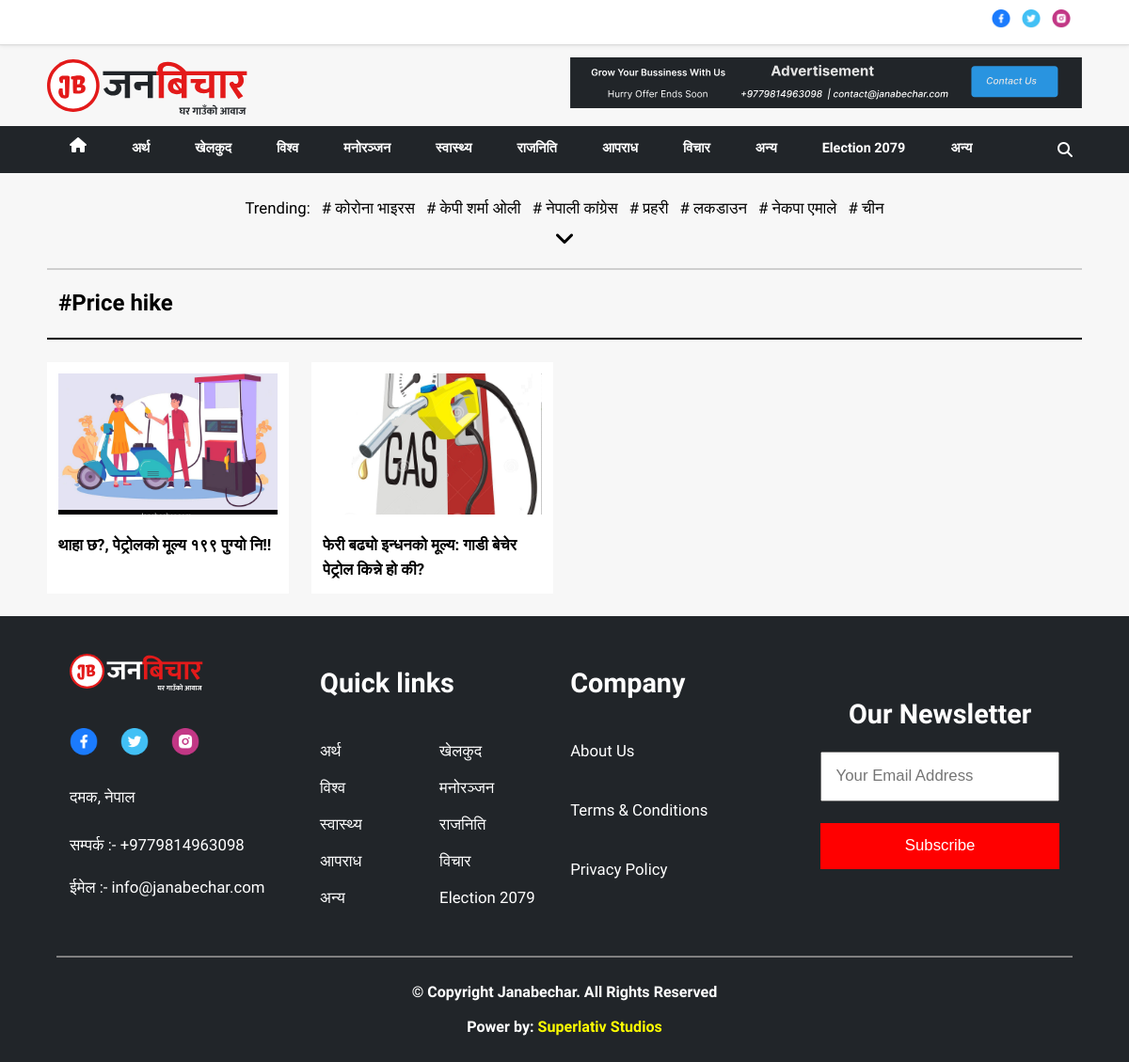
Page /tag/Price hike/ on the committed database.
### news/models.py (models this page shows, shortened)
class Category(models.Model):
    title = models.CharField(max_length=200, blank=True, null=True)
    name = models.CharField(max_length=200)

class Tag(models.Model):
    name = models.CharField(max_length=200)
    created_at = models.DateTimeField(auto_now_add=True)

class News(models.Model):
    title = models.CharField(max_length=500)
    is_highlighted = models.BooleanField(default=False)
    is_main = models.BooleanField(default=False)
    category = models.ForeignKey(
        Category, on_delete=models.CASCADE, related_name='cat')
    tag = models.ManyToManyField(
        Tag, blank=True, related_name='tag')
    description = models.TextField(blank=True, null=True)
    content = RichTextUploadingField(blank=True, null=True)
    image = models.ImageField(blank=True, upload_to=get_obs_upload_path())
    published_at = models.DateTimeField()
    updated_at = models.DateTimeField(auto_now=True)
    class Meta:
        verbose_name_plural = 'News'

### news/views.py (the view)
# urls.py: path("tag/<str:name>/", tag, name="tag"),
def tag(request, name):
    npdate = TodayBS()
    tags = Tag.objects.all()
    categories = Category.objects.all()
    news = News.objects.filter(tag__name=name).order_by('-published_at')
    page = "tag"
    context = {
        'npdate': npdate,
        'title': name,
        'page': page,
        'news': news,
        'tags': tags,
        'categories': categories,
    }
    return render(request, 'tage.html', context)

### news/utils.py (called while the page is built)
def TodayBS():
    today = datetime.now()
    date = convert_AD_to_BS(today.year, today.month, today.day)
    ne_date = bsdate(date[0], date[1], date[2])
    return ne_date.strftime("%B %d %Y,%A", lang='ne')

### templates/tage.html (shortened to what this page needs)
{% extends 'base.html' %}
{% load static %}
{% block content %}
<div class="fs-2 fw-bold pl-1  pv-1-5 border-style  my-container">#{{title}} </div>
<div class="my-container grid grid-column-4-1fr mob-grid gap-2 pt-2 pb-2">
    {% for new in news%}
    {% include 'include/news-article.html' %}
    {%endfor%}
</div>
{% endblock %}

### templates/include/header.html (shortened to what this page needs)
{% load static%}
<div class="expanded-w h-48 center border-bottom-1-gray box-white">
    <div class="row sb ai-center my-container pl-1 pr-1">
        <div class="row gap-1 center">
            <a href="#"> <img class="h-20" src="{% static 'media/Facebook.png' %}" alt=""></a>
            <a href="#"> <img class="h-20" src="{% static 'media/Twitter.png' %}" alt=""></a>
            <a href="#"> <img class="h-20" src="{% static 'media/Instagram.png' %}" alt=""></a>
        </div>
    </div>
</div>
<div class="my-container pv-0-5">
    <div class="grid-column-2-1fr mob-grid center gap-1">
        <div class="expanded-w center-800">
            <img class="cover expanded-40 pointer" onclick="redirectHome()"
                src="{% static 'media/logo/janabechar.svg' %}" alt="">
        </div>
        <div class="">
            <img class="cover expanded-w" src="{% static 'media/banner/banner.svg' %}" alt="">
        </div>
    </div>
</div>
<div class="nav-wrapper expanded-w bg-lightblack" id="nav-wrapper">
    <div class="container my-container ">
        <div class="menu-items fs-1-2" id="menu-items">
            {% if page == 'home' %}
            <a class="nav-link active text-white" href="{% url 'home' %}"> <i class="fa fa-home"
                    aria-hidden="true"></i></a>
            {% else %}
            <a class="nav-link" href="{% url 'home' %}"> <i class="fa fa-home" aria-hidden="true"></i></a>
            {% endif %}
            {% for category in categories %}
            {% if page == category.title %}
            <a class="nav-link active text-white" href="{% url 'category' title=category.title %}">{{category.name}}</a>
            {% else %}
            <a class="nav-link" href="{% url 'category' title=category.title %}">{{category.name}}</a>
            {% endif %}
            {%endfor%}
            <a class="nav-link" href="{% url 'category' title='more' %}">अन्य</a>
        </div>
        <div class="column">
            <i class="fa fa-search padding-10 text-white pointer" id="search-icon" aria-hidden="true"
                onclick="showSearchInput()">
            </i>
        </div>
    </div>
</div>

### templates/include/trending.html (shortened to what this page needs)
{% load static%}
<div class="my-container pad-2 fs-1-4 center bxshadow pt-2 pb-1">
    <div class="row-wrapper gap-1">
        <p>Trending:</p>
        {% for tag in tags %} {% if forloop.counter < 8 %} <a href="{% url 'tag' name=tag.name %}"># {{tag.name}}</a>
            {% endif %}
            {% endfor %}
    </div>
    <div class=" fw-bold">
        <p id="show-tag" class="pointer fs-2" onclick="showtages()">
            <i class="fa fa-angle-down" aria-hidden="true"></i>
        </p>
    </div>
</div>

### templates/include/news-article.html
{% load static %}
<div class="expanded-w bg-white pad-1">
    <a href="{% url 'news' id=new.id %}">
        <img class="expanded-w  h-150 cover pointer" src="{{new.image.url}}" alt="">
    </a>
    <div class="line-limit-3 fs-1-4 fw-bold pt-1">
        <a href="{% url 'news' id=new.id %}">
            {{new.title}}
        </a>
    </div>
</div>

### templates/include/footer.html (shortened to what this page needs)
{% load static %}
<footer class="expanded center bg-lightblack  ">
    <div class="my-container pad-2 grid grid-column-4-1fr mob-grid text-white gap-2 ">
        <div class="logo-footer column gap-1 expanded-w">
            <img class="expanded-60 pt-0-8" src="{% static 'media/logo/janabechar-black.svg' %}" alt="">
            <div class="row dec-none gap-2 pt-2  ">
                <a href="#"> <img class="h-30" src="{% static 'media/Facebook.png' %}" alt=""></a>
                <a href="#"> <img class="h-30" src="{% static 'media/Twitter.png' %}" alt=""></a>
                <a href="#"> <img class="h-30" src="{% static 'media/Instagram.png' %}" alt=""></a>
            </div>
            <div class=" pt-1 fs-1-4 ">दमक, नेपाल</div>
            <div class=" pt-1 fs-1-4 ">सम्पर्क :- +9779814963098</div>
            <div class=" pt-0-5 fs-1-4 ">ईमेल :- info@janabechar.com</div>
        </div>
        <div class="contact-footer column   gap-1 expanded-w  pt-2">
            <div class="fs-2-4 fw-bold">Quick links</div>
            <div class="grid grid-column-2-1fr pt-2 fs-1-4 text-white gap-1">
                {% for category in categories %}
                <a class=" text-white" href="{% url 'category' title=category.title %}">{{category.name}}</a>
                {% endfor %}
            </div>
        </div>
        <div class="contact-footer column gap-1 expanded-w pt-2">
            <a class=" fs-2-4 fw-bold">Company</a>
            <a class=" circle-icon pt-2 fs-1-4">About Us</a>
            <a class="fs-1-4 pt-2">Terms & Conditions</a>
            <a class="fs-1-4 pt-2">Privacy Policy</a>
        </div>
        <div class="expanded-w center">
            <div class="subscribe-box column gap-0-5 text-center expanded-w  h-200 expanded pt-1" id="subscribe-input">
                <a class=" fs-2-4 fw-bold">Our Newsletter</a>
                <div class="sb-1"></div>
                <input type="text" class="pad-1-2 fs-1-4" id="email-subscription" placeholder="Your Email Address">
                <div class="sb-1"></div>
                <button type="submit" class=" btn  pad-1-2 fs-1-4 text-white bg-red pointer" id="subscribe-button"
                    onclick="subscribe()">Subscribe</button>
            </div>
        </div>
    </div>
    <div class="sb-2"></div>
    <hr width="90%" color="gray">
    <div class="sb-2"></div>
    <div class="column center fs-2 text-white pb-2 gap-1">
        <h6>© Copyright Janabechar. All Rights Reserved</h6>
        <h6>Power by: <a class="text-yellow" href="http://superlativstudios.com/"> Superlativ Studios</a>
        </h6>
    </div>
</footer>

### static/css/style.css (style rules this page uses)
* { margin-left: 10px; margin: 0; padding: 0; box-sizing: border-box; }
html { font-family: Mukta !important; font-size: 12px; scroll-behavior: smooth; line-height: 1.6 !important; }
body { font-family: Mukta; display: flex; flex-direction: column; justify-content: center; align-items: center; max-width: 100%; overflow-x: hidden; background-color: #f7f7f7; }
a { text-decoration: none; }
a, a:visited, a:hover, a:active { color: inherit; }
.nav-wrapper { height: 50px; display: flex; justify-content: center; }
.nav-wrapper .container { display: flex; gap: 20px; justify-content: space-between; align-items: center; }
.nav-wrapper .fa { font-size: 16px; overflow: hidden; }
.menu-items { display: flex; flex-direction: row; color: white; justify-content: space-between; align-items: center; }
.nav-wrapper .nav-link { text-align: center; font-weight: bold; padding: 15px 24px !important; display: block; }
.nav-wrapper .nav-link::after { content: ""; width: 0%; height: 2px; background-color: white; display: block; margin: auto; transition: 0.5s; }
.bxshadow { box-shadow: rgba(0, 0, 0, 0.16) 0px 2px 0px; }
.expanded { width: 100%; height: 100%; }
.line-limit-3 { overflow: hidden; text-overflow: ellipsis; display: -webkit-box; -webkit-line-clamp: 3; -webkit-box-orient: vertical; }
.padding-10 { padding: 10px; }
.border-style { border-bottom: 2px solid black; }
.dec-none { text-decoration: none; }
.circle-icon::before { content: ""; width: 30px; height: 30px; background-color: red; }
.text-center { text-align: center; }
.border-bottom-1-gray { border-bottom: 1px solid #ddd; }
.btn { border: none; }
.pointer { cursor: pointer; }
.box-white { background-color: white; box-shadow: rgba(0, 0, 0, 0.1) 0px 0px 5px 0px, rgba(0, 0, 0, 0.1) 0px 0px 1px 0px; }
.center-800 { display: flex; }

### static/css/size.css (style rules this page uses)
.my-container { width: 100vw; max-width: 1200px; }
@media screen and (max-width: 1280px) { .my-container { max-width: 1100px; } }
@media screen and (max-width: 1200px) { .my-container { max-width: 1100px; } }
.center { display: flex; flex-direction: column; justify-content: center; align-items: center; }
.expanded { height: 100%; width: 100%; }
.expanded-w { width: 100%; }
.expanded-40 { width: 40%; }
.expanded-60 { width: 60%; }
.h-20 { height: 20px; }
.h-30 { height: 30px; }
.h-48 { height: 48px; }
.h-150 { height: 150px; }
.h-200 { height: 200px; }

### static/css/layout-style.css (style rules this page uses)
.row { display: flex; flex-direction: row; }
.row-wrapper { display: flex; flex-wrap: wrap; align-items: center; }
.row.sb { justify-content: space-between; }
.ai-center { align-items: center; }
.gap-1 { gap: 1rem; }
.column { display: flex; flex-direction: column; }
.grid { display: grid; }
.mob-grid { display: grid; }
.grid-column-2-1fr { grid-template-columns: repeat(2, 1fr); }
.grid-column-4-1fr { grid-template-columns: repeat(4, 1fr); }
.cover { object-fit: cover; }
.gap-0-5 { gap: 0.5rem; }
.gap-2 { gap: 2rem; }

### static/css/padding-style.css (style rules this page uses)
.pad-1 { padding: 1rem !important; }
.pad-1-2 { padding: 1.2rem !important; }
.pad-2 { padding: 2rem !important; }
.pb-1 { padding-bottom: 1rem !important; }
.pb-2 { padding-bottom: 2rem !important; }
.pr-1 { padding-right: 1rem !important; }
.pt-0-5 { padding-top: 0.5rem !important; }
.pt-0-8 { padding-top: 0.8rem !important; }
.pt-1 { padding-top: 1rem !important; }
.pt-2 { padding-top: 2rem !important; }
.pl-1 { padding-left: 1rem !important; }
.pv-0-5 { padding-top: 0.5rem !important; padding-bottom: 0.5rem !important; }
.pv-1-5 { padding-top: 1.5rem !important; padding-bottom: 1.5rem !important; }

### static/css/background-style.css (style rules this page uses)
.bg-lightblack { background-color: #212529; }
.bg-red { background-color: #ff0000; }
.bg-white { background-color: #ffffff; }

### rows in the picture
Category: name "अर्थ"
Category: name "खेलकुद"
Category: name "विश्व"
Category: name "मनोरञ्जन"
Category: name "स्वास्थ्य"
Category: name "राजनिति"
Category: name "आपराध"
Category: name "विचार"
Category: name "अन्य"
Category: name "Election 2079"
Tag: name "कोरोना भाइरस"
Tag: name "केपी शर्मा ओली"
Tag: name "नेपाली कांग्रेस"
Tag: name "प्रहरी"
Tag: name "लकडाउन"
Tag: name "नेकपा एमाले"
Tag: name "चीन"
Tag: name "Price hike"
News: image (picture), title "थाहा छ?, पेट्रोलको मूल्य १९९ पुग्यो नि!!"
News: image (picture), title "फेरी बढ्यो इन्धनको मूल्य: गाडी बेचेर पेट्रोल किन्ने हो की?"
